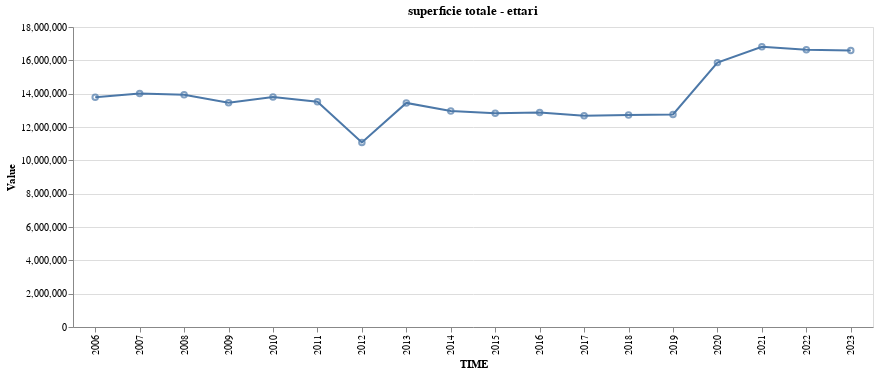

Here is the notebook cell this chart was saved with:
### Code cell
base = alt.Chart(attributo_1_df).encode(
    y='Value:Q',
    x='TIME:N',
    tooltip = ['TIME:N', 'Value:Q']
    #color = 'Value:Q',
    #size = 'Value:Q'
    #color=alt.Color(field='Value', type='quantitative',  bin=alt.BinParams(maxbins=5)),
    #size=alt.Size(field='Value', type='quantitative',  bin=alt.BinParams(maxbins=5))
).properties(title=attributo_1, width = 800)
base.mark_line() + base.mark_point()

### Figure 1 — Vega-Lite specification as saved in the notebook (floating-point values rounded to 4 significant figures)
{"config": {"view": {"continuousWidth": 300, "continuousHeight": 300}}, "layer": [{"mark": {"type": "line"}, "encoding": {"tooltip": [{"field": "TIME", "type": "nominal"}, {"field": "Value", "type": "quantitative"}], "x": {"field": "TIME", "type": "nominal"}, "y": {"field": "Value", "type": "quantitative"}}, "title": "superficie totale - ettari"}, {"mark": {"type": "point"}, "encoding": {"tooltip": [{"field": "TIME", "type": "nominal"}, {"field": "Value", "type": "quantitative"}], "x": {"field": "TIME", "type": "nominal"}, "y": {"field": "Value", "type": "quantitative"}}, "title": "superficie totale - ettari"}], "data": {"name": "data-8eb23004aee5d6650fceb2d17a8ca74e"}, "width": 800, "$schema": "https://vega.github.io/schema/vega-lite/v5.17.0.json", "datasets": {"data-8eb23004aee5d6650fceb2d17a8ca74e": [{"Tipo dato": "superficie totale - ettari", "TIME": 2006, "Value": 13780000.0}, {"Tipo dato": "superficie totale - ettari", "TIME": 2007, "Value": 14010000.0}, {"Tipo dato": "superficie totale - ettari", "TIME": 2008, "Value": 13940000.0}, {"Tipo dato": "superficie totale - ettari", "TIME": 2009, "Value": 13450000.0}, {"Tipo dato": "superficie totale - ettari", "TIME": 2010, "Value": 13810000.0}, {"Tipo dato": "superficie totale - ettari", "TIME": 2011, "Value": 13510000.0}, {"Tipo dato": "superficie totale - ettari", "TIME": 2012, "Value": 11070000.0}, {"Tipo dato": "superficie totale - ettari", "TIME": 2013, "Value": 13440000.0}, {"Tipo dato": "superficie totale - ettari", "TIME": 2014, "Value": 12960000.0}, {"Tipo dato": "superficie totale - ettari", "TIME": 2015, "Value": 12820000.0}, {"Tipo dato": "superficie totale - ettari", "TIME": 2016, "Value": 12870000.0}, {"Tipo dato": "superficie totale - ettari", "TIME": 2017, "Value": 12680000.0}, {"Tipo dato": "superficie totale - ettari", "TIME": 2018, "Value": 12720000.0}, {"Tipo dato": "superficie totale - ettari", "TIME": 2019, "Value": 12750000.0}, {"Tipo dato": "superficie totale - ettari", "TIME": 2020, "Value": 15860000.0}, {"Tipo dato": "superficie totale - ettari", "TIME": 2021, "Value": 16810000.0}, {"Tipo dato": "superficie totale - ettari", "TIME": 2022, "Value": 16640000.0}, {"Tipo dato": "superficie totale - ettari", "TIME": 2023, "Value": 16590000.0}]}}
